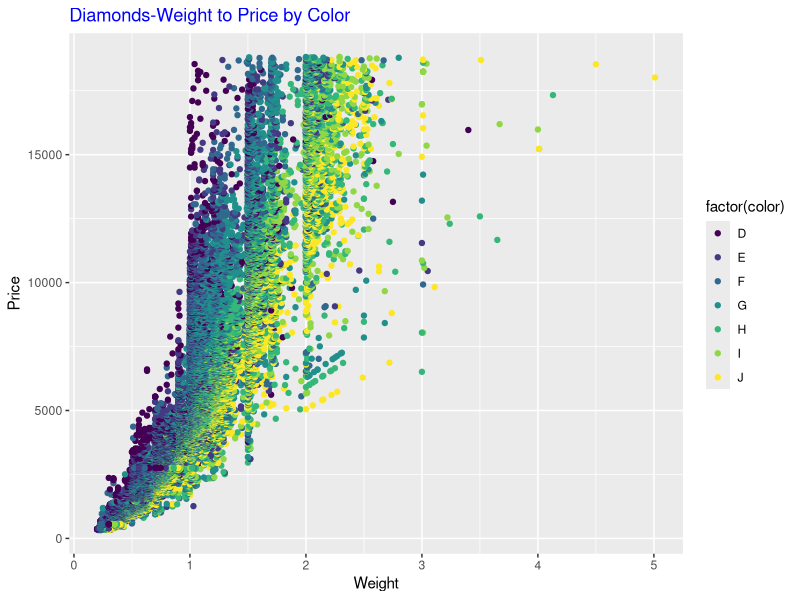
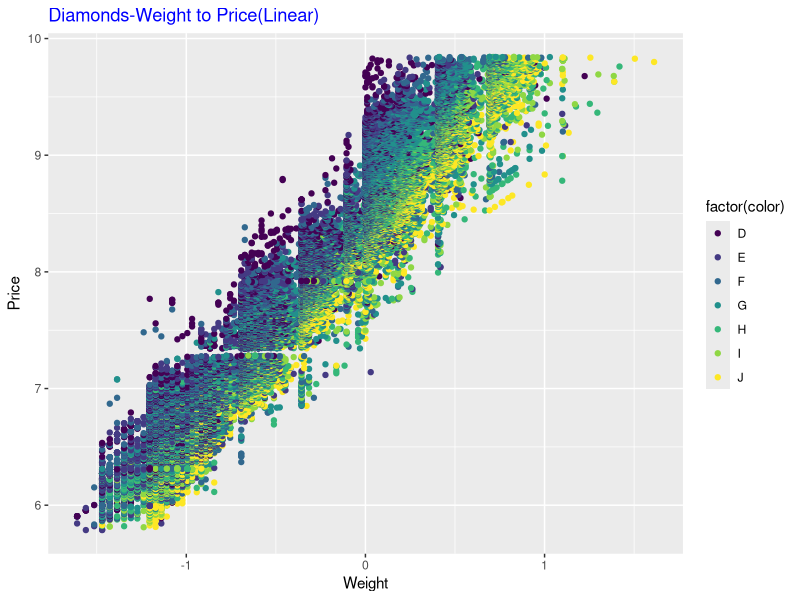
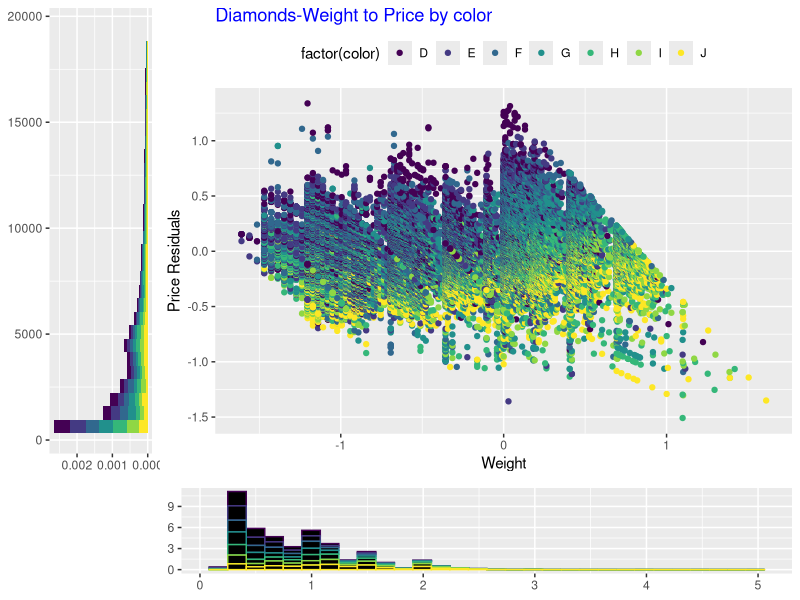
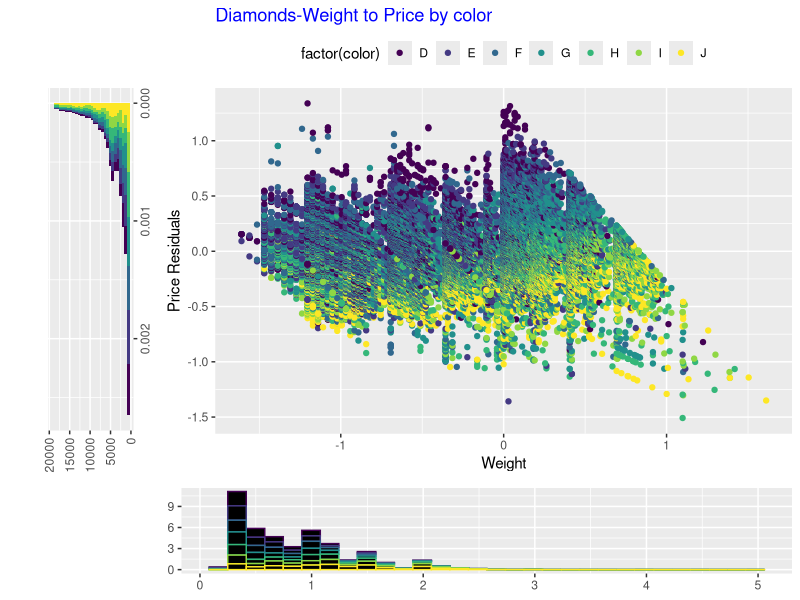
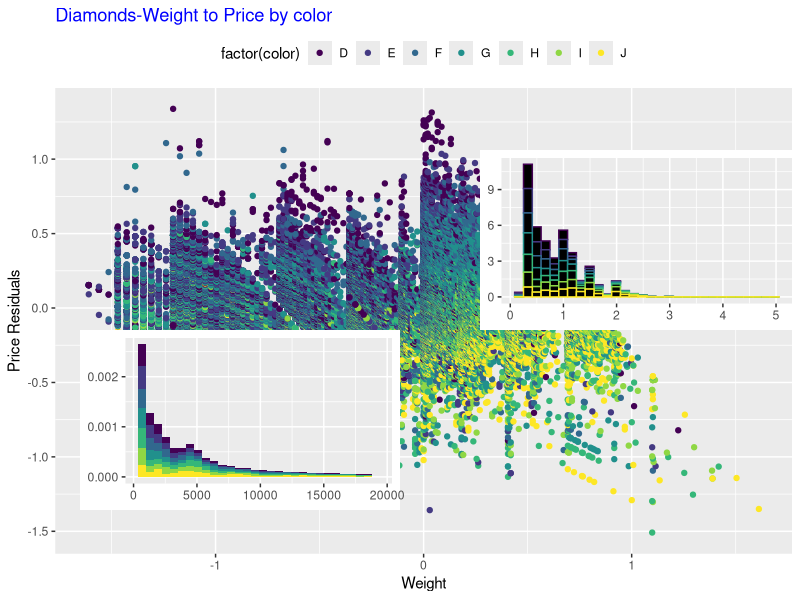

The R source for these figures, in order:
#HW6 Part 1 for Math 510
#Instructor: Professor G

#Plot 1
require(ggplot2)
require(grid)
data("diamonds")
#call in the graphics drawing and layout packages we need
#call in the data Diamonds we are going to work with
p1<-ggplot(data=diamonds,mapping=aes(x=carat,y=price))+
    geom_point(aes(colour=factor(color)))+
    labs(title="Diamonds-Weight to Price by Color",x="Weight",y="Price")+
    theme(plot.title=element_text(colour="blue"))
print(p1)
#create a ggplot object respect to Diamonds,
#create a mapping with carat variable to x-axis,price varibale to y-axis
#data is display using scatter plot with color variable assigned to the color of dots
#set the main title to be "Diamonds-Weight to Price by Color"
#set "weight" and "price" to be x,y axis title respectively.

#Plot 2
require(ggplot2)
require(grid)
data("diamonds")
#call in the graphics drawing and layout packages we need
#call in the data Diamonds we are going to work with
p2<-ggplot(data=diamonds,mapping=aes(x=log(carat),y=log(price)))+
  geom_point(aes(colour=factor(color)))+
  labs(title="Diamonds-Weight to Price(Linear)",x="Weight",y="Price")+
  theme(plot.title=element_text(colour="blue"))
print(p2)
#create a ggplot object respect to Diamonds,
#create a mapping with carat variable's natural log value to x-axis,price varibale's natural log value to y-axis
#data is display using scatter plot with color variable assigned to the color of dots
#set the main title to be "Diamonds-Weight to Price by Color"
#set "weight" and "price" to be x,y axis title respectively.


#Plot 3
require("ggplot2")
require("grid")
require(gridExtra)
library("gridExtra")
data("diamonds")
#call in the graphics drawing and layout packages we need
#call in the data Diamonds we are going to work with

d_new<-data.frame(diamonds)
#to keep the diamonds data frame intact, I assign diamonds to a new data frame
#and intend to do operations through this new data frame(I don't know it necessary or not)
m<-lm(log(price)~log(carat),data=d_new)
#get the linear model identifying how price changes as carat changes
d_new$rd<-residuals(m)
#create a new column(variable) rd in d_new to record the residule of log(price)
#my idea to is divide the screen view into 4 parts,3 ggplots and 1 blank square(left bottom)
p3<-ggplot(data=d_new,mapping=aes(x=log(carat),y=rd))+
  geom_point(aes(colour=factor(color)))+
  theme(legend.position="top",plot.title=element_text(colour="blue"))+
  guides(col=guide_legend(nrow=1,byrow=TRUE))+
  labs(title="Diamonds-Weight to Price by color",x="Weight",y="Price Residuals")
#create a ggplot p3 showing the scatter plot of weight and price and color identified by the dot's color
#set up the theme:the legend on the top and the main title's color set as blue
#set the main title to be "Diamonds-Weight to Price by Color"
#set "weight" and "price residuals" to be x,y axis title respectively.
d_pr<-ggplot(data=d_new,mapping=aes(x=price,fill=color))+
  geom_histogram(aes(y=..density..),position="stack")+
  theme(legend.position="none",axis.title.x = element_blank(), axis.title.y = element_blank())
#create a ggplot d_pr showing the density plot of price and color indicated by the dot's color
#set up the theme:no legend and no axis title
d_pr<-d_pr+coord_flip()+scale_y_reverse()
#make this plot rotate counter-clockwise by 90 degrees
d_cr<-ggplot(data=d_new,mapping=aes(x=carat,colour=color))+
  geom_histogram(aes(y=..density..),position="stack",fill="black")+
  theme(legend.position="none",axis.title.x = element_blank(), axis.title.y = element_blank())
#create a ggplot d_pr showing the density plot of weight and color indicated by the dot's color
#set up the theme:no legend and no axis title
blankplot <- ggplot()+geom_blank(aes(1,1))+
  theme(
    plot.background = element_blank(), 
    panel.grid.major = element_blank(),
    panel.grid.minor = element_blank(), 
    panel.border = element_blank(),
    panel.background = element_blank(),
    axis.title.x = element_blank(),
    axis.title.y = element_blank(),
    axis.text.x = element_blank(), 
    axis.text.y = element_blank(),
    axis.ticks = element_blank(),
    axis.line = element_blank()
  )
#create a blank square
plot3<- grid.arrange(d_pr, p3, blankplot,d_cr, ncol = 2, nrow =2 ,
                      widths=c(1,4), heights=c(4,1))
print(plot3)
#divide the screenview into 4 part,two rows and two columns with the width ratio
#in the same row is 1:5 and height ratio in the same row is 5:1
#arrange the d_pr,p3,blankplot,d_cr into this four parts in sequence.
#finally output the plots 

####another way to display plot3
#The following way is from Professor G's instructions
#since I have run those three ggplots before,here I only put in tha scripts concerning
#on the display of the three plots
grid.newpage()
pushViewport(viewport(layout=grid.layout(10,10)))
print(p3,vp=viewport(layout.pos.row =1:8,layout.pos.col =3:10))
print(d_pr,vp=viewport(layout.pos.row =7:8,layout.pos.col =3:7,angle=90))
print(d_cr,vp=viewport(layout.pos.row =9:10,layout.pos.col =3:10))
#divide the screen view into 10*10 grids display and these three plots by assigning those grids




#Plot 4
require("ggplot2")
require("grid")
require(gridExtra)
data("diamonds")
#call in the graphics drawing and layout packages we need
#call in the data Diamonds we are going to work with

d_new<-data.frame(diamonds)
#to keep the diamonds data frame intact, I assign diamonds to a new data frame
#and intend to do operations through this new data frame(I don't know it necessary or not)
m<-lm(log(price)~log(carat),data=d_new)
#get the linear model identifying how price changes as carat changes
d_new$rd<-residuals(m)
#create a new column(variable) rd in d_new to record the residule of log(price)
#my idea to is divide the screen view into 4 parts,3 ggplots and 1 blank square(left bottom)
p3<-ggplot(data=d_new,mapping=aes(x=log(carat),y=rd))+
  geom_point(aes(colour=factor(color)))+
  theme(legend.position="top",plot.title=element_text(colour="blue"))+
  guides(col=guide_legend(nrow=1,byrow=TRUE))+
  labs(title="Diamonds-Weight to Price by color",x="Weight",y="Price Residuals")
#create a ggplot p3 showing the scatter plot of weight and price and color identified by the dot's color
#set up the theme:the legend on the top and the main title's color set as blue
#set the main title to be "Diamonds-Weight to Price by Color"
#set "weight" and "price residuals" to be x,y axis title respectively.

d_pr<-ggplot(data=d_new,mapping=aes(x=price,fill=color))+
  geom_histogram(aes(y=..density..),position="stack")+
  theme(legend.position="none",axis.title.x = element_blank(), axis.title.y = element_blank())
#create a ggplot d_pr showing the density plot of price and color indicated by the dot's color
#set up the theme:no legend and no axis title

d_cr<-ggplot(data=d_new,mapping=aes(x=carat,colour=color))+
  geom_histogram(aes(y=..density..),position="stack",fill="black")+
  theme(legend.position="none",axis.title.x = element_blank(), axis.title.y = element_blank())
#create a ggplot d_pr showing the density plot of weight and color indicated by the dot's color
#set up the theme:no legend and no axis title

grid.newpage()
print(p3,vp=viewport(width=1,height=1))
print(d_pr,vp=viewport(x=0.3,y=0.3,width=0.4,height=0.3))
##why here need not upViewport()?Logically it should return back to previous region
print(d_cr,vp=viewport(x=0.8,y=0.6,width=0.4,height=0.3))
#display three plots in the screen view by pushing three viewport,each with one plot.
#the placement of each was designated by setting those arguements values,x,y,width,height
#these values were obtained through by trial and error
